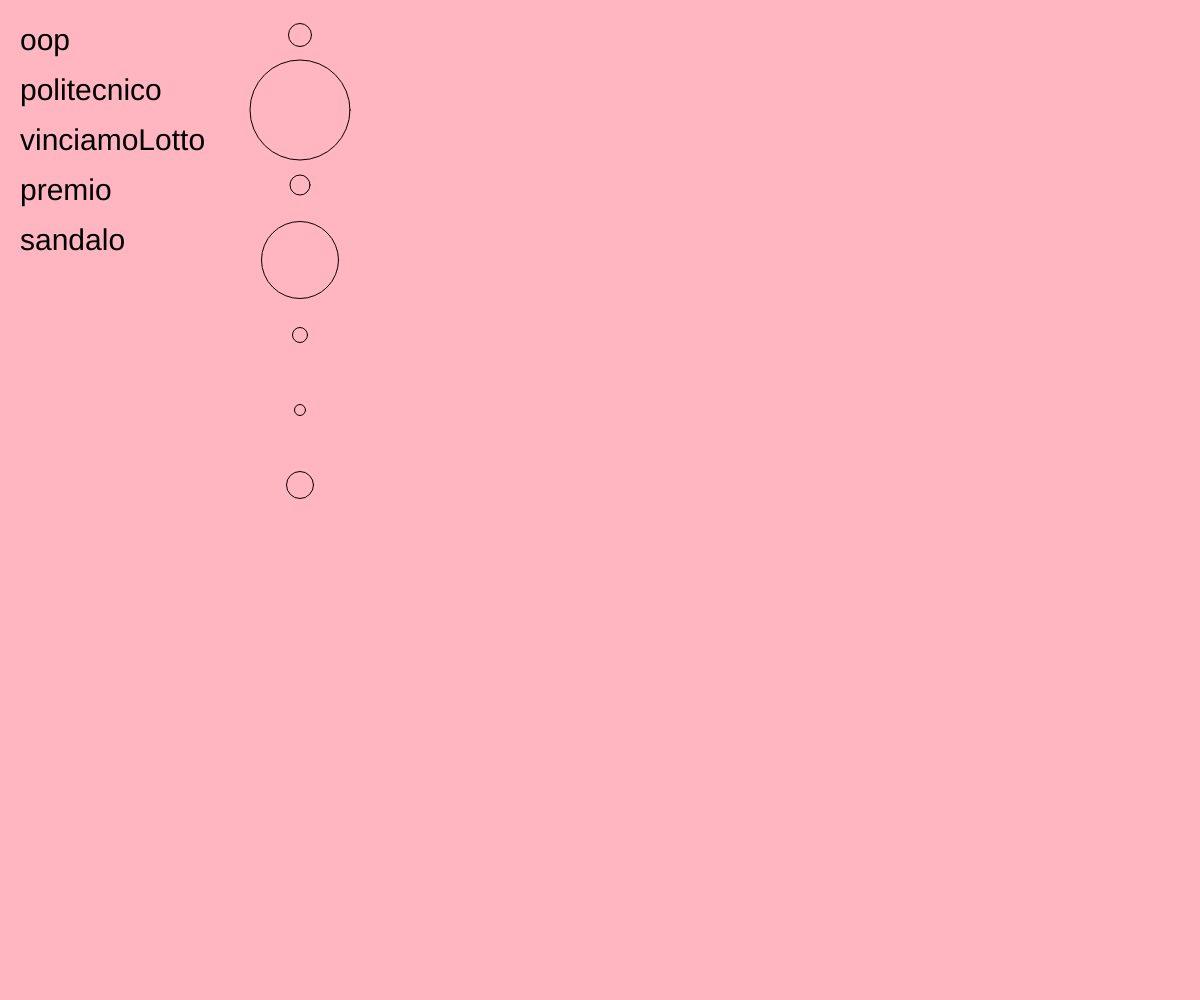
Frame 1 (no input)
Frame 60 (no input): identical to frame 1, image omitted
Frame 120 (the mouse pressed at the canvas centre since frame 60): identical to frame 1, image omitted

The p5.js sketch that drew this single still picture (run headless with seeded random() and noise() and a simulated clock; from frame 60 on, the mouse is pressed at the canvas centre):

// p5.js sketch
// ── sketch.js
let num = 23;
let num2 = 24;
let arrayNum = [23, 100, 20, 77, 15, 11, 27];
//0, 1, 2, 3, 4, 5, 6 
//collezione ordinata (omogenea) di elementi
let collectionParole = ["oop", "politecnico", "vinciamoLotto", "premio", "sandalo"];
//"" si usano per dire che è una stringa

function setup() {
  createCanvas(windowWidth, windowHeight);
}

function draw() {
  background("lightpink");
  fill(0);
  textSize(30);
  //vedere un elemento dopo l'altro di array
  //elemento di interazione
  //0 -- > Max - 1
  let ycoord = 50;
  for(let i=0; i<collectionParole.length; i++){
    //elemento i-esimo dell'array
    text(collectionParole[i], 20, ycoord);
    ycoord=ycoord+50;
  }

  //ellissi con dimensioni diverse
  for(let n=0; n<arrayNum.length; n++){
    //dato valore di arrayNum[n]
    //creaiamo ellisse con dimensione diversa
    noFill();
    ellipse(300, (75*n+5)+30, arrayNum[n], arrayNum[n]);
    
  }

}
